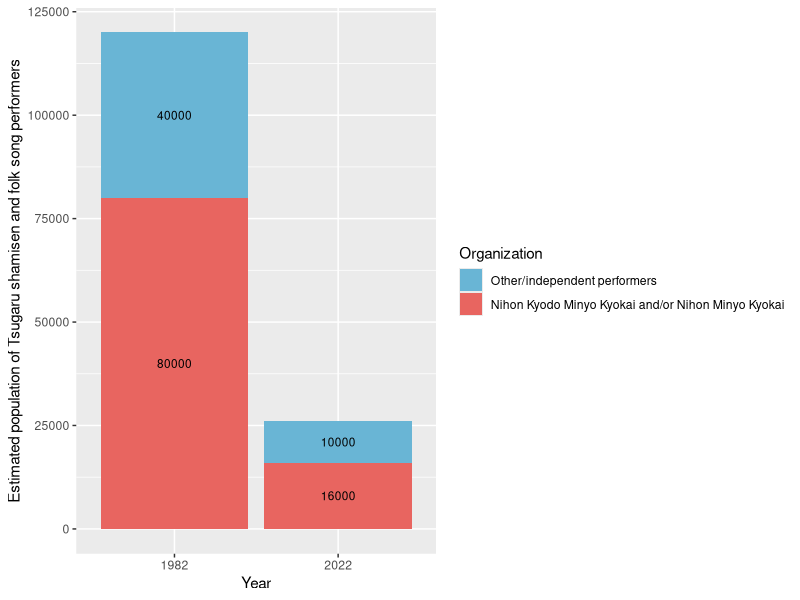

The R source for this figure:
#This code was used on 2022-10-3 to perform the analyses reported in:
#Chiba, G., Savage, P. E. Traditional folk music in contemporary Japan: Case studies of standardization and diversification in Tsugaru shamisen and folk song.

library(ggplot2)
library(ggsci)

x <- data.frame(
  Year = c("1982","1982","2022","2022"),
  Organi = c("Other/independent performers","Nihon Kyodo Minyo Kyokai and/or Nihon Minyo Kyokai"),
  Num = c(40000,80000,10000,16000),
  Num2 = c(100000,40000,21000,8000)
)

x$Organization <- factor(x$Organi, levels = c("Other/independent performers","Nihon Kyodo Minyo Kyokai and/or Nihon Minyo Kyokai"))

g <- ggplot(x, aes(x = Year, y = Num, fill = Organization)) + 
  geom_bar(stat = "identity") + 
  scale_fill_manual(values = c("#69B5D5","#E86560")) + 
  geom_text(aes(label = Num, y = Num2), size = 3) + 
  ylab("Estimated population of Tsugaru shamisen and folk song performers")

plot(g)
